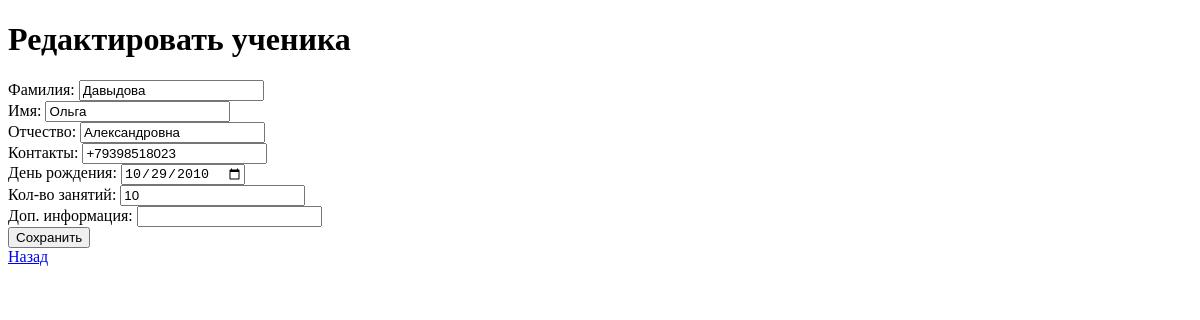
Before: /students/edit/1 (signed in) with the older database file.
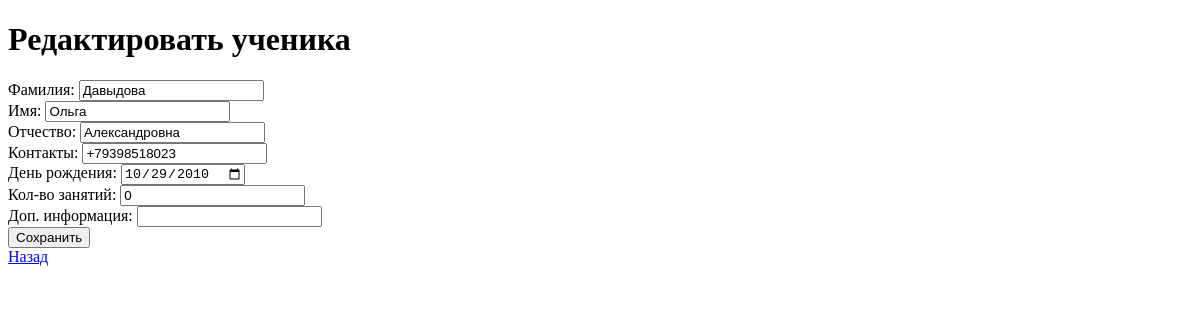
After: the same page with the newer database file.
### tables this page shows
CREATE TABLE students
                   (
                       id INTEGER PRIMARY KEY AUTOINCREMENT,
                       first_name TEXT NOT NULL,
                       last_name TEXT NOT NULL,
                       middle_name TEXT,
                       contacts TEXT,
                       birthday TEXT,
                       lessons_count INTEGER,
                       additional_info TEXT,
                       creation_date TEXT
                   );

### app.py (the view)
    def wrapper(*args, **kwargs):
        if "user" not in session:
            return redirect(url_for("login"))
        return fn(*args, **kwargs)

### app.py (called while the page is built, shortened)
def login_required(fn):
    def wrapper(*args, **kwargs):
        if "user" not in session:
            return redirect(url_for("login"))
        return fn(*args, **kwargs)
    wrapper.__name__ = fn.__name__
    return wrapper

@app.route("/students/edit/<int:student_id>", methods=["GET", "POST"])
@login_required
def edit_student(student_id):
    student = db.get_student_by_id(student_id)
    return render_template("edit_student.html", student=student)

### database.py (called while the page is built)
def get_connection():
    conn = sqlite3.connect(DB_NAME)
    conn.row_factory = sqlite3.Row
    return conn

def get_student_by_id(student_id):
    conn = get_connection()
    student = conn.execute("SELECT * FROM students WHERE id=?", (student_id,)).fetchone()
    conn.close()
    return student

### templates/edit_student.html (shortened to what this page needs)
<!DOCTYPE html>
<html lang="ru">
<head>
</head>
<body>
<h1>Редактировать ученика</h1>
<form method="POST">
    Фамилия: <input type="text" name="last_name" value="{{ student.last_name }}" required><br>
    Имя: <input type="text" name="first_name" value="{{ student.first_name }}" required><br>
    Отчество: <input type="text" name="middle_name" value="{{ student.middle_name }}"><br>
    Контакты: <input type="text" name="contacts" value="{{ student.contacts }}"><br>
    День рождения: <input type="date" name="birthday" value="{{ student.birthday }}"><br>
    Кол-во занятий: <input type="number" name="lessons_count" value="{{ student.lessons_count }}"><br>
    Доп. информация: <input type="text" name="additional_info" value="{{ student.additional_info }}"><br>
    <button type="submit">Сохранить</button>
</form>
<a href="{{ url_for('students') }}">Назад</a>
</body>
</html>

Changed rows visible on the page:
changed students "Давыдова": lessons_count "10" → "0"
